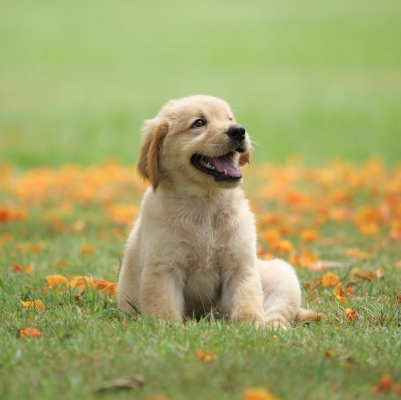
#> input picture Computer_Vision/images/dog.jpg, 401 x 400 px
$ jupyter execute '5. Images Smoothing and  Blurring.ipynb'
#> lines starting #> are read from the running program, lines starting #| are printed output that depends on the picture; after the words box and inside, x2 and y2 are one past the last pixel; in counts of white or black regions, pixels touching at a corner belong together
[cell 1]
import cv2
import matplotlib.pyplot as plt
import numpy as np

#### Averaging Kernel

[cell 2]
x = np.array([[6,7,4], [2,1,3], [9,5,4]])
x

[cell 3]
x.mean()

[cell 4]
y = np.zeros([3,3]) + 1/9
y

[cell 5]
(x * y).sum()

[cell 6]
img = cv2.imread('images/dog.jpg')
#> img is the input picture: shape (400, 401, 3); mean B, G, R 102.9, 164.7, 162.3

[cell 7]
kernel = np.zeros([3,3]) + 1/9
kernel

[cell 8]
blurred_img = cv2.filter2D(img, -1, kernel)

[cell 9]
cv2.imshow('Blurrred Image', blurred_img)
cv2.waitKey(0)
cv2.destroyAllWindows()

[cell 10]
kernel = np.zeros([9,9]) + 1/81
blurred_img = cv2.filter2D(img, -1, kernel)
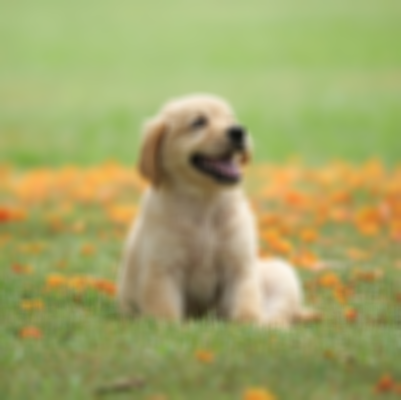
#> blurred_img: shape (400, 401, 3); mean B, G, R 102.9, 164.7, 162.3
img_new = np.hstack([img, blurred_img])
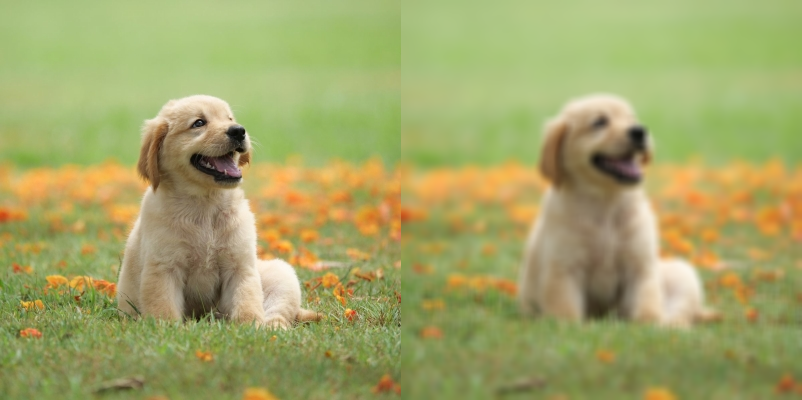
#> img_new: shape (400, 802, 3); mean B, G, R 102.9, 164.7, 162.3

cv2.imshow('Blurrred Image', img_new)
cv2.waitKey(0)
cv2.destroyAllWindows()

#### Gaussian Kernel

[cell 11]
kernel_size =7
kernel = cv2.getGaussianKernel(kernel_size, 1.23)   #1.23 - Sigma(Standard Deviation value)
kernel

[cell 12]
gauss_img = cv2.filter2D(img, -1, kernel)
img_new = np.hstack([img, gauss_img])

cv2.imshow('Blurrred Image', img_new)
cv2.waitKey(0)
cv2.destroyAllWindows()

#### Median Blur

[cell 13]
img_gray = cv2.imread('images/dog.jpg', 0)
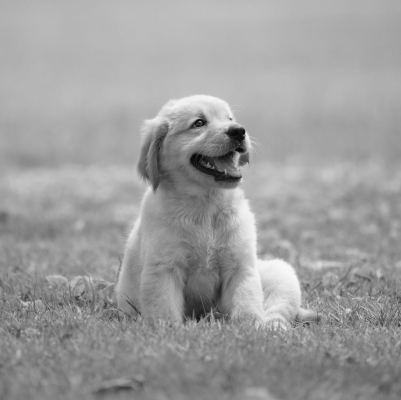
#> img_gray: shape (400, 401); min 8, max 249, mean 156.9
img_gray.shape
#> Out = (400, 401)

[cell 14]
img_med = cv2.medianBlur(img_gray, 7)

[cell 15]
plt.figure(figsize=(16,9))
plt.subplot(121)
plt.imshow(img_gray, cmap = 'gray')
plt.subplot(122)
plt.imshow(img_med, cmap = 'gray')
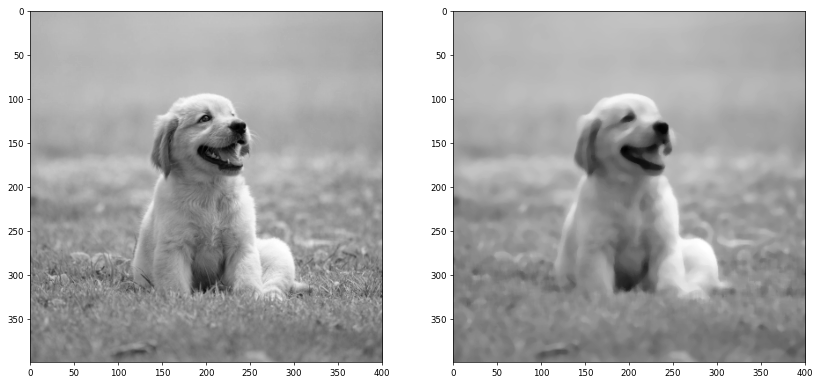
#> figure drawn by matplotlib, 2 panels

[cell 16]
img_gray[100:200, 150:200] = cv2.medianBlur(img_gray[100:200, 150:200], 9)
#> img_gray: shape (400, 401); 2.75% of pixels changed, all inside (x1, y1, x2, y2) = (150, 100, 200, 200)

plt.figure(figsize=(10,6))
plt.imshow(img_gray, cmap = 'gray')

$ run again, with Computer_Vision/images/buildings.jpg copied over Computer_Vision/images/dog.jpg
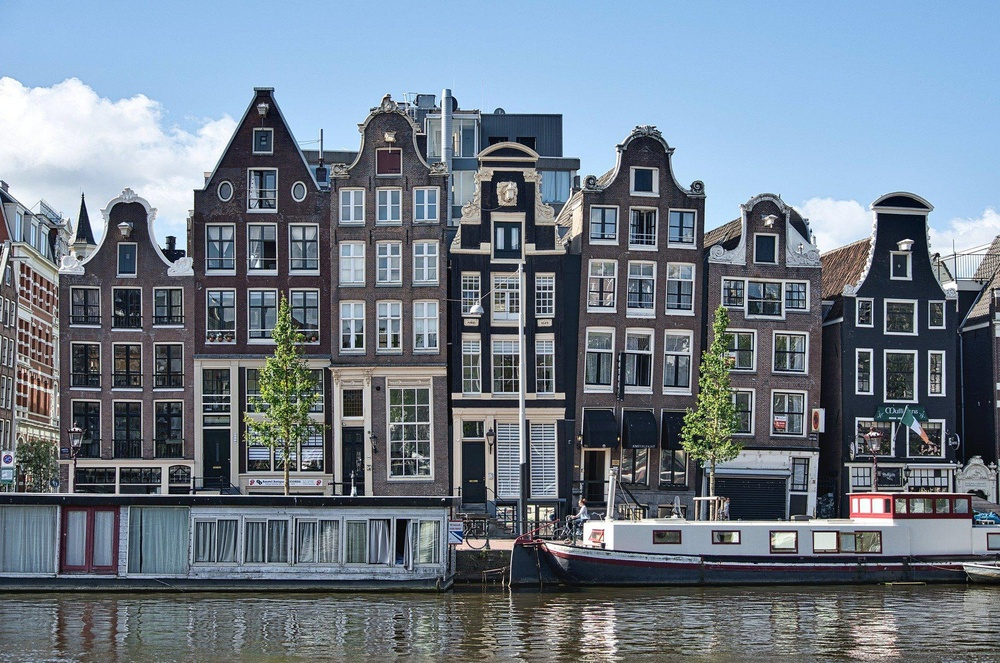
#> input picture Computer_Vision/images/buildings.jpg, 1000 x 663 px, shrunk from 1920 x 1273 before the run
#> img is the input picture: shape (663, 1000, 3); mean B, G, R 136.8, 123.9, 111.8
#> `img_new = np.hstack([img, gauss_img])`:
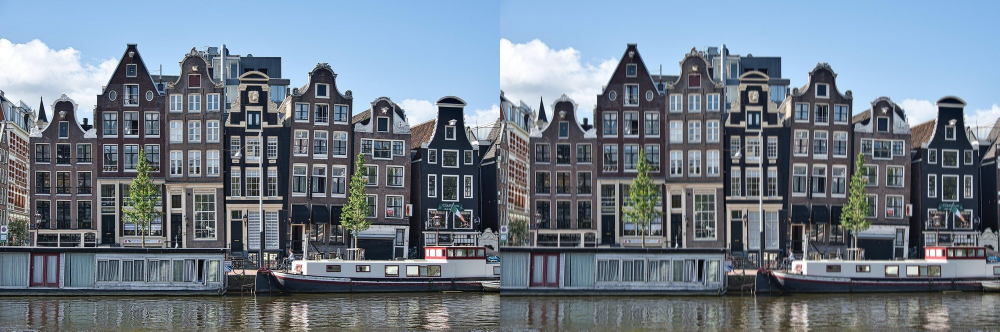
#> img_new: shape (663, 2000, 3) (shown at 1/2 size); mean B, G, R 136.8, 123.9, 111.8
#> `img_med = cv2.medianBlur(img_gray, 7)`:
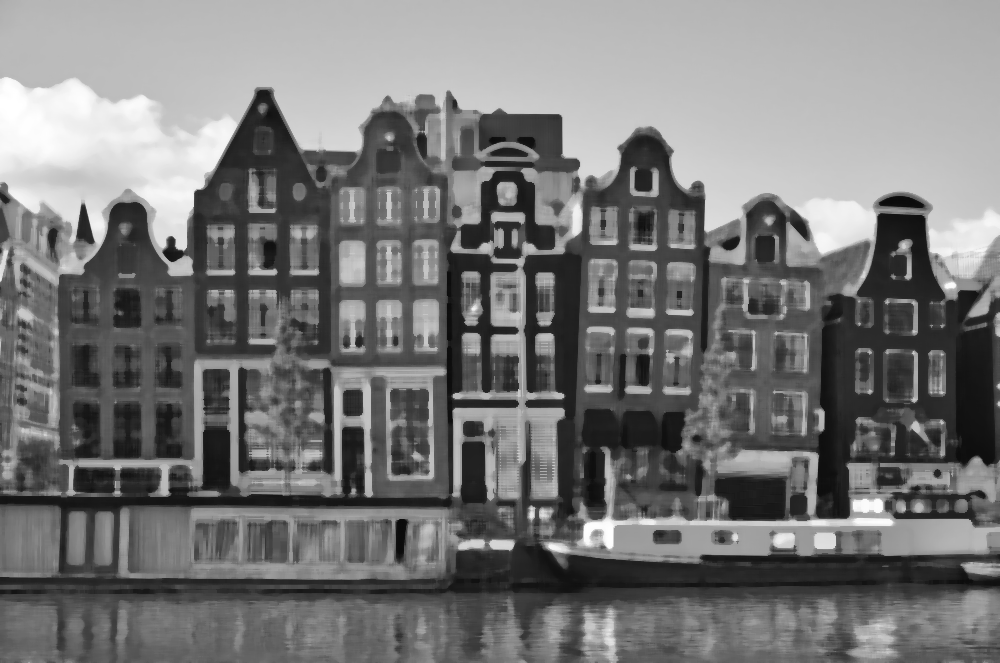
#> img_med: shape (663, 1000); min 10, max 255, mean 119.6
